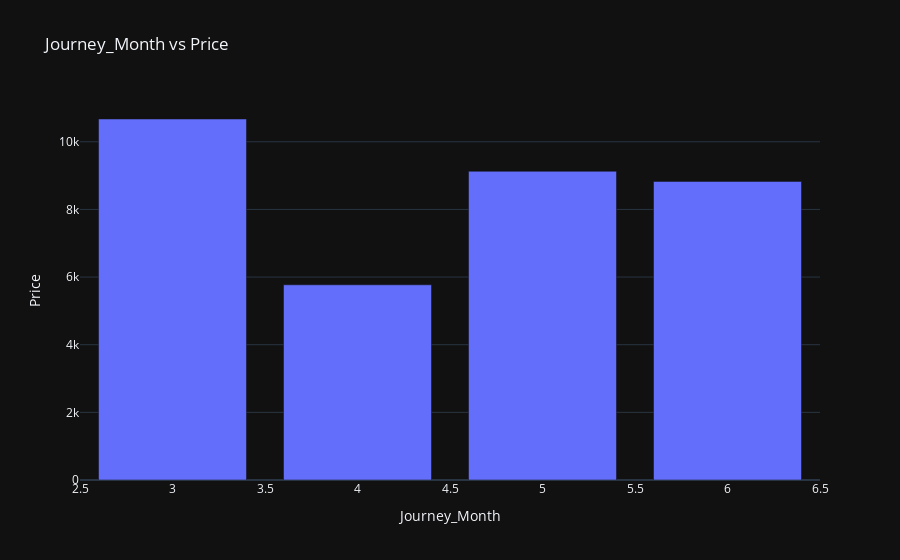

Notebook source saved alongside this figure:
### Code cell
px.bar(
            train_df.groupby('Journey_Month')['Price'].mean().to_frame().reset_index(),
            x='Journey_Month',
            y='Price',
            template = 'plotly_dark',
            title='Journey_Month vs Price'

        )

### Figure 1 — Plotly figure (JSON) as saved in the notebook; plotly's stock layout.template omitted (floating-point values rounded to 4 significant figures)
{"data": [{"alignmentgroup": "True", "hovertemplate": "Journey_Month=%{x}<br>Price=%{y}<extra></extra>", "legendgroup": "", "marker": {"color": "#636efa", "pattern": {"shape": ""}}, "name": "", "offsetgroup": "", "orientation": "v", "showlegend": false, "textposition": "auto", "type": "bar", "x": [3, 4, 5, 6], "xaxis": "x", "y": [10670.0, 5771.0, 9128.0, 8829.0], "yaxis": "y"}], "layout": {"barmode": "relative", "legend": {"tracegroupgap": 0}, "title": {"text": "Journey_Month vs Price"}, "xaxis": {"anchor": "y", "domain": [0.0, 1.0], "title": {"text": "Journey_Month"}}, "yaxis": {"anchor": "x", "domain": [0.0, 1.0], "title": {"text": "Price"}}}}
